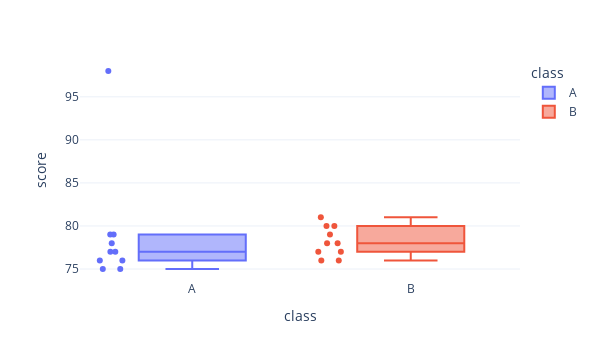

Notebook source saved alongside this figure:
### Code cell
df = pd.DataFrame({
    'score':y1+y2,
    'class':['A']*len(y1) + ['B']*len(y2)
})
df.plot.box(
    x='class',y='score',
    color='class',
    points='all',
    width=600
)

### Figure 1 — Plotly figure (JSON) as saved in the notebook; plotly's stock layout.template omitted (floating-point values rounded to 4 significant figures)
{"data": [{"alignmentgroup": "True", "boxpoints": "all", "hovertemplate": "class=%{x}<br>score=%{y}<extra></extra>", "legendgroup": "A", "marker": {"color": "#636efa"}, "name": "A", "notched": false, "offsetgroup": "A", "orientation": "v", "showlegend": true, "type": "box", "x": ["A", "A", "A", "A", "A", "A", "A", "A", "A", "A"], "x0": " ", "xaxis": "x", "y": [75, 75, 76, 76, 77, 77, 78, 79, 79, 98], "y0": " ", "yaxis": "y"}, {"alignmentgroup": "True", "boxpoints": "all", "hovertemplate": "class=%{x}<br>score=%{y}<extra></extra>", "legendgroup": "B", "marker": {"color": "#EF553B"}, "name": "B", "notched": false, "offsetgroup": "B", "orientation": "v", "showlegend": true, "type": "box", "x": ["B", "B", "B", "B", "B", "B", "B", "B", "B", "B"], "x0": " ", "xaxis": "x", "y": [76, 76, 77, 77, 78, 78, 79, 80, 80, 81], "y0": " ", "yaxis": "y"}], "layout": {"boxmode": "overlay", "height": 360, "legend": {"title": {"text": "class"}, "tracegroupgap": 0}, "margin": {"t": 60}, "width": 600, "xaxis": {"anchor": "y", "autorange": true, "categoryarray": ["A", "B"], "categoryorder": "array", "domain": [0, 1], "range": [-0.5137, 1.5], "title": {"text": "class"}, "type": "category"}, "yaxis": {"anchor": "x", "autorange": true, "domain": [0, 1], "range": [73.72, 99.28], "title": {"text": "score"}, "type": "linear"}}}
